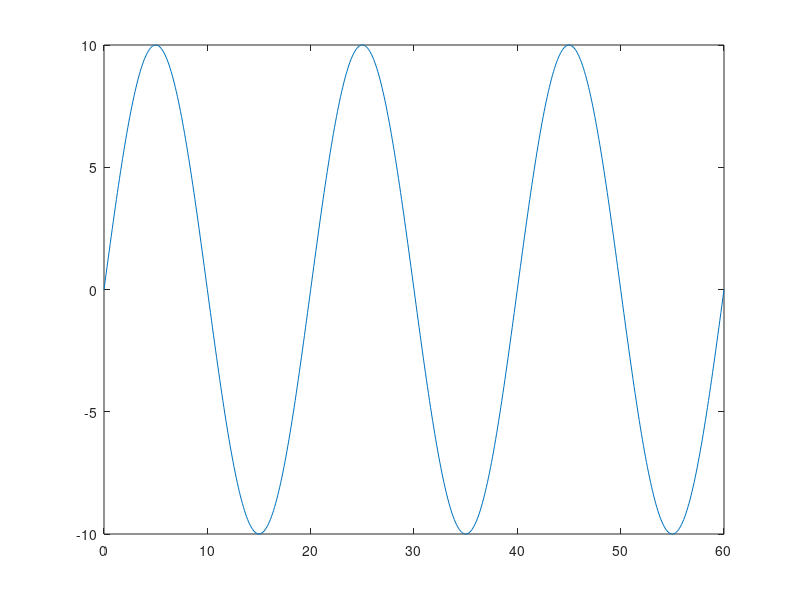

Here is the MATLAB script that generated this plot: (Note: this script raises an error after producing the figure.)
clear all;

%% lets plot 3 cycles of 50Hz AC voltage
f = 50;  % frequency
Vm = 10; % peak
phi = 0; % phase

% generate the signal
t = [0:0.0001:3/f];
th = 2*pi*f*t;
v = Vm*sin(th+phi);

% plot it
figure;
plot(t*1E3, v);

% change settings
opt = [];
opt.XLabel = 'Time, t (ms)';   % xlabel
opt.YLabel = 'Voltage, V (V)'; % ylabel
opt.Title = 'Voltage as a function of time'; % title

% Save? comment the following line if you do not want to save
opt.FileName = 'plotSimple1.pdf';

% apply the settings
setPlotProp(opt);